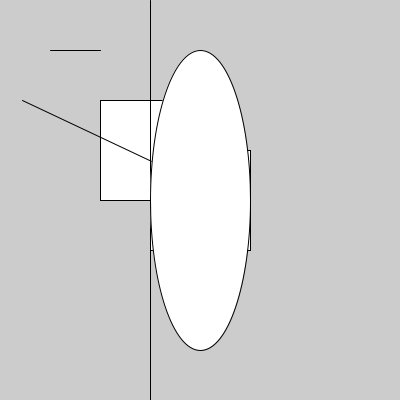
Frame 1 (no input)
Frame 60 (the mouse pressed at the canvas centre just before this capture): identical to frame 1, image omitted
Frame 120 (the mouse held since frame 60 and released just before this capture): identical to frame 1, image omitted

The Processing sketch that drew this single still picture (run headless with seeded random() and noise(); from frame 60 on, the mouse is pressed at the canvas centre):

// Processing sketch: ejercicio_base_1
// ── ejercicio_base_1.pde
void setup(){
  size(400,400);// X (ancho) , Y (alto)
  line(50,50,100,50);// x1, y1, x2, y2
  rect(150,150,100,100);
  rect(200,200,-100,-100);//x1, y1, ancho, alto
  line(22,100,234,200);// x1, y1, x2, y2
  line(150,0,150,400);// x1, y1, x2, y2
  ellipse(200,200,100,300);// x1, y1, ancho diámetro, alto diámetro
}

void draw(){
  
}
